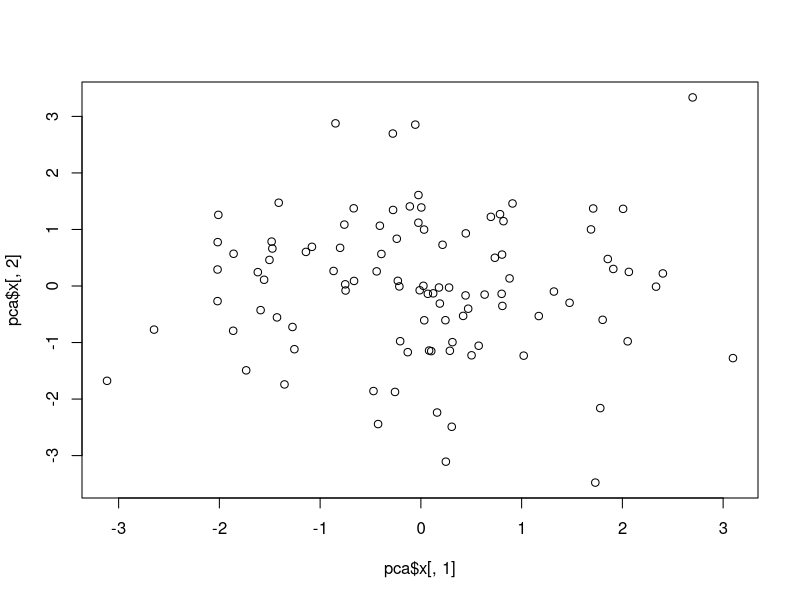
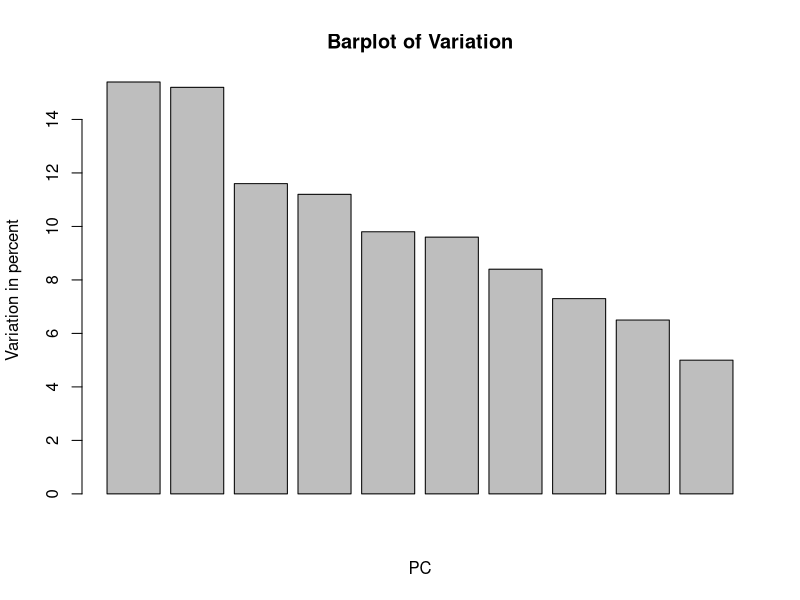

The R script that drew these images, in order:
# Create data using a random sample
set.seed(42)
# create empty matrix with 100 rows and 10 columns
data = matrix(nrow = 100, ncol = 10)
# change names of columns and rows (not really necessary here but important to know how to deal with that for your later studies)
# Hint: there could be more rules that's why we use 'c()' but we do not need it here
colnames(data) = c(paste('var', 1:10, sep='')) 
rownames(data) = paste('obs', 1:100, sep='')
# Fill the matrix with values 
for (i in 1:100){
  # Poisson distrubution for the sample
  # var.values = rpois(10, lambda = sample(x=10:1000, size = 1))
  # Normal distribution for the sample
  var.values = rnorm(10, mean = 0, sd = 1)
  data[i,] = c(var.values)
}

# Hint: You might need: 't()' which is transposing, since prcomp expects samples to be rows and vars to be columns
# Do the actual PCA Analysis
pca = prcomp(data, scale = TRUE)

# plot x which are the principal components - here we plot the first two principal components in a 2D plot
plot(pca$x[,1], pca$x[,2])

# By construction PC1 accounts for the most variation, PC2 for second most, PC3 for third most..

# Now we calculate the absolute variation and relative variation
pca_var = pca$sdev^2
pca_var_rel = round(pca_var/sum(pca_var)*100, 1)

# Create the Barplot
barplot(pca_var_rel, main = "Barplot of Variation", xlab = "PC", ylab ="Variation in percent")

# Interpretation: PC1 Accounts for almost all of the variation if we use Poisson, but if we use standard normal the variation is more equally distributed

# Lets see the loading scores: 
loading_scores = pca$rotation[,1]